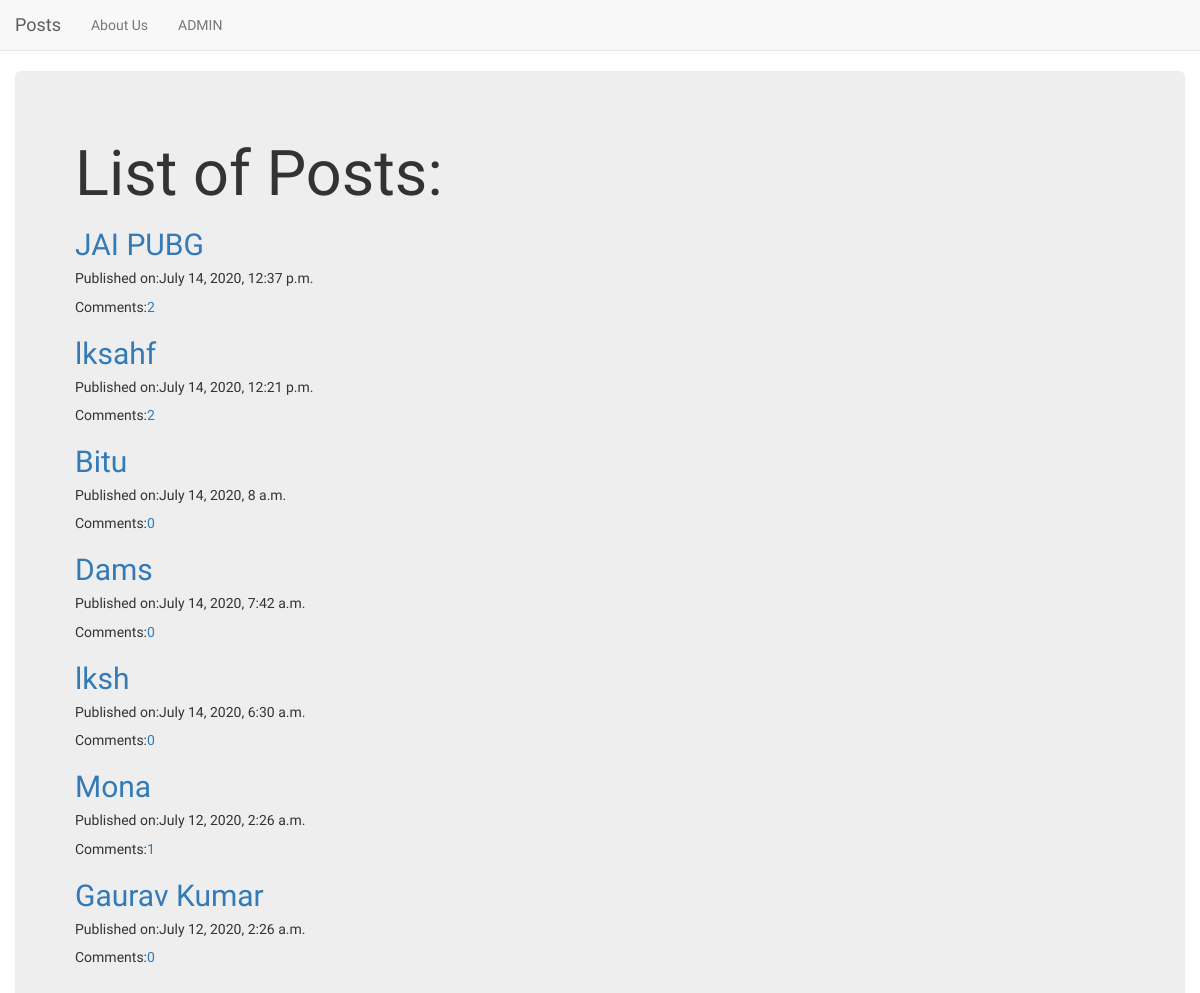
The app's page /first_app/ with its own data.
### first_app/models.py (models this page shows, shortened)
class Post(models.Model):
	author=models.ForeignKey('auth.User',on_delete=models.CASCADE) #someone who can author some post(superuser type)
	title=models.CharField(max_length=250)
	text=models.TextField()
	create_date=models.DateTimeField(default=timezone.now)
	published_date=models.DateTimeField(default=timezone.now) #not wanna publish now
	def publish(self): #when click publish button
		self.published_date=timezone.now()
		self.save()
	def approve_comments(self): # after clicking it.it will filter all approved comment and post it along with the post
		return self.comments.filter(approved_comments=True)

### first_app/views.py (the view)
# urls.py: path('',views.PostListView.as_view(), name='list'),
class PostListView(ListView):
	context_object_name='post'
	model=Post
	template_name='post_list.html'
	def get_queryset(self):# it is basically Pytonish version of SQLite Query
		return Post.objects.filter(published_date__lte=timezone.now()).order_by('-published_date')

### templates/post_list.html
{% extends 'base.html'%}
{% block body_block %}
<h1>List of Posts:</h1>
{% for post in post%}
	<h2><a href="{% url 'first_app:post_detail' pk=post.pk%}">{{post.title}}</a></h2>
	<h5>Published on:{{post.published_date}}</h5>
	Comments:<a href="{% url 'first_app:post_detail' pk=post.pk %}">{{post.approve_comments.count}}</a>
{% empty%}
 <h2> No Posts !!!!!</h2>
{% endfor %}
{% endblock %}

### templates/base.html (shortened to what this page needs)
<!DOCTYPE html>
{% load static %}
<html>
<head>
	<link rel="stylesheet" href="https://maxcdn.bootstrapcdn.com/bootstrap/3.3.7/css/bootstrap.min.css">
	<link rel="stylesheet"  href="{% static 'first_app1.css' %}">
	<link rel="stylesheet" href="//cdn.jsdelivr.net/npm/medium-editor@latest/dist/css/medium-editor.min.css" type="text/css" media="screen" charset="utf-8">
</head>
<body>
	<nav class='navbar navbar-default  navbar-static-top'>
		<div class='navbar-header'>
			<a class="navbar-brand" href='{% url "first_app:list" %}'>Posts</a>
		</div>
		<div class="collapse navbar-collapse" id="to">
			<ul class="nav navbar-nav">
				<li><a class="navbar-list" href='{% url "about"%}'>About Us</a></li>
				<li><a class="navbar-link" href="{% url 'admin:index'%}">ADMIN</a></li>
			</ul>
		</div>
	</nav>
	<div class="container">
		<div class="row">
			<div class="col-md-4-col-md-offset-4">
				<div class='jumbotron'>
					{% block body_block%}{% endblock %}
				</div>
			</div>
		</div>
	</div>
</body>
</html>

### static/first_app1.css (style rules this page uses)
body { background-image: url("https://encrypted-tbn0.gstatic.com/images?q=tbn%3AANd9GcQ8lKOR4f84nYM2PNAL7QipDxYngnLygrq9kA&usqp=CAU"); font-family: 'Chewy', cursive; }

### records on screen
Post: title "JAI PUBG", published_date "July 14, 2020, 12:37 p.m.", approve_comments.count "2"
Post: title "lksahf", published_date "July 14, 2020, 12:21 p.m.", approve_comments.count "2"
Post: title "Bitu", published_date "July 14, 2020, 8 a.m.", approve_comments.count "0"
Post: title "Dams", published_date "July 14, 2020, 7:42 a.m.", approve_comments.count "0"
Post: title "lksh", published_date "July 14, 2020, 6:30 a.m.", approve_comments.count "0"
Post: title "Mona", published_date "July 12, 2020, 2:26 a.m.", approve_comments.count "1"
Post: title "Gaurav Kumar", published_date "July 12, 2020, 2:26 a.m.", approve_comments.count "0"
